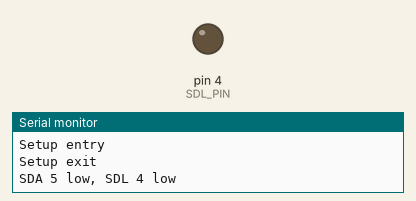
Recording of a sketch running on a simulated Arduino Uno, built with avr-gcc and run on an emulated ATmega328P. Shown: output pins drawn as LEDs (lit = HIGH), the last lines printed to the serial monitor. Pins used as bus, display or sensor lines are not drawn.

Above: at 2.5 s.
At 7.5 s:
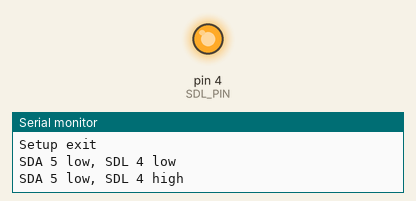
Timing chart, 0 to 13.0 s (numbered marks = the images above):
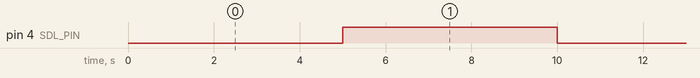

The sketch:

i2c.ino
```cpp
#include "Arduino.h"

#define SDA_PIN  5
#define SDL_PIN  4

void setup(void)
{
  Serial.begin(115200);
  Serial.println("Setup entry");
  pinMode(SDA_PIN, OUTPUT);
  pinMode(SDL_PIN, OUTPUT);
  digitalWrite(SDA_PIN, LOW);
  digitalWrite(SDL_PIN, LOW);
  Serial.println("Setup exit");
}

void loop()
{
  Serial.println("SDA 5 low, SDL 4 low");
  digitalWrite(SDA_PIN, LOW);
  digitalWrite(SDL_PIN, LOW);
  delay(5000);
  Serial.println("SDA 5 low, SDL 4 high");
  digitalWrite(SDA_PIN, LOW);
  digitalWrite(SDL_PIN, HIGH);
  delay(5000);
  Serial.println("SDA 5 high, SDL 4 low");
  digitalWrite(SDA_PIN, HIGH);
  digitalWrite(SDL_PIN, LOW);
  delay(5000);
  Serial.println("SDA 5 high, SDL 4 high");
  digitalWrite(SDA_PIN, HIGH);
  digitalWrite(SDL_PIN, HIGH);
  delay(5000);
}
```

Measured:
- by itself, pin 4 (SDL_PIN): alternates HIGH for 5.0 s and LOW for 5.0 s
